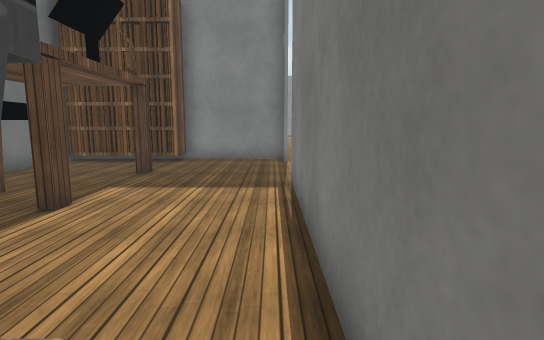
View 1 (above)

16 first-person views from a walk through a Unity game level. The camera is 1.3 m above the floor, tilts 8° down and sees 80° across. The floor is counted in squares, 1 m on a side. Each view is taken from the middle of a square. On the plan, view 1 faces up. The plan holds only what a view shows up to about 14 squares ahead; the rest is blank. The place goes on beyond the plan. Some surface patterns are stand-ins.

View 2
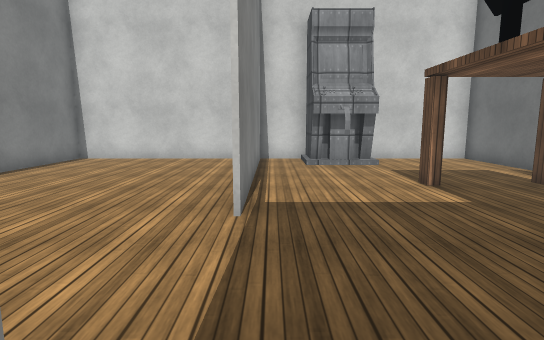

View 3
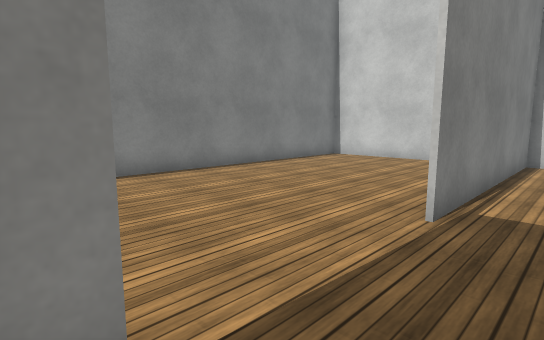

View 4
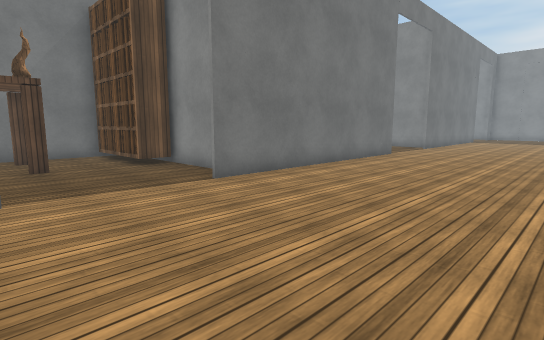

View 5
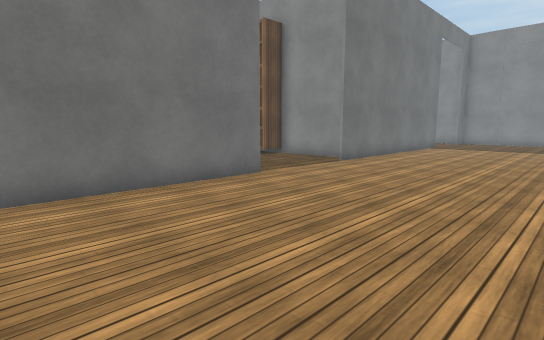

View 6
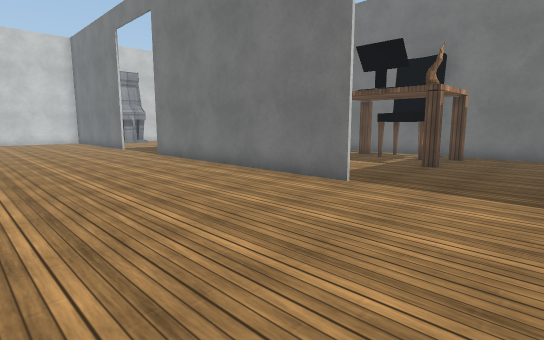

View 7
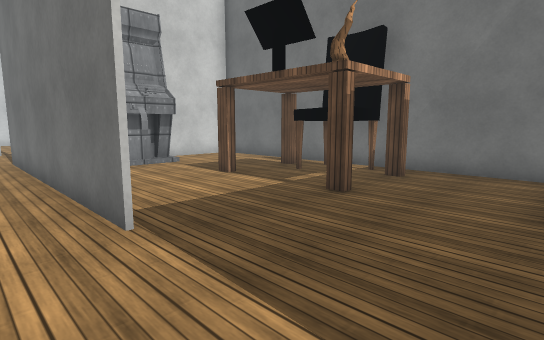

View 8
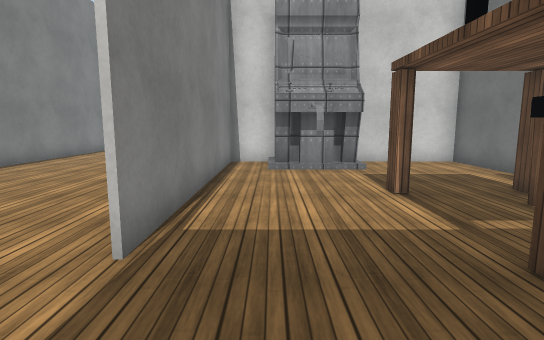

View 9
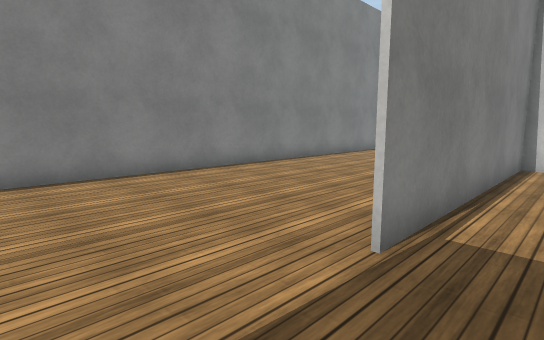

View 10
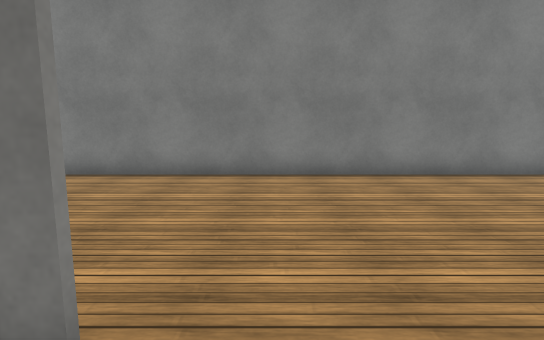

View 11
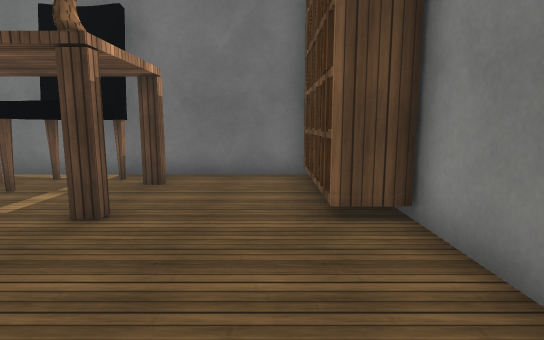

View 12
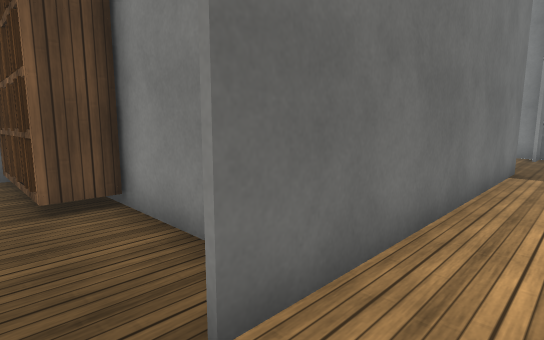

View 13
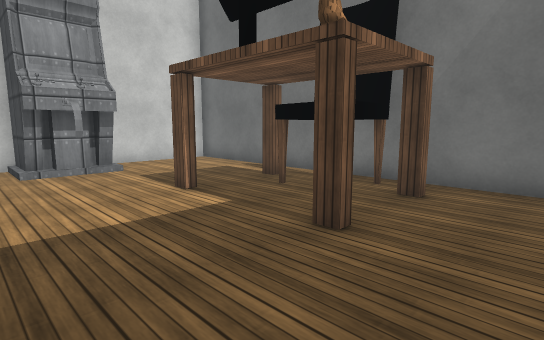

View 14
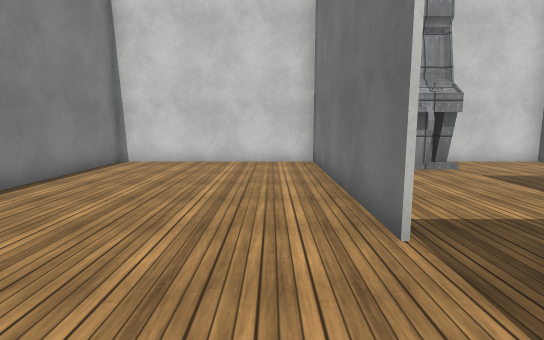

View 15
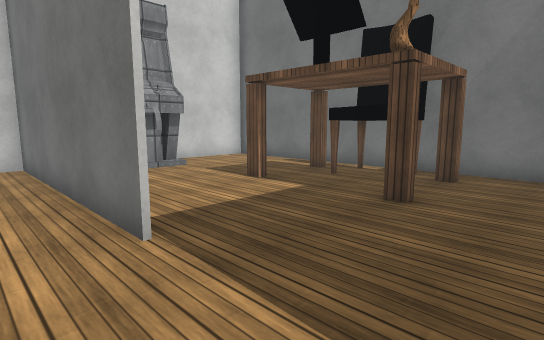

View 16
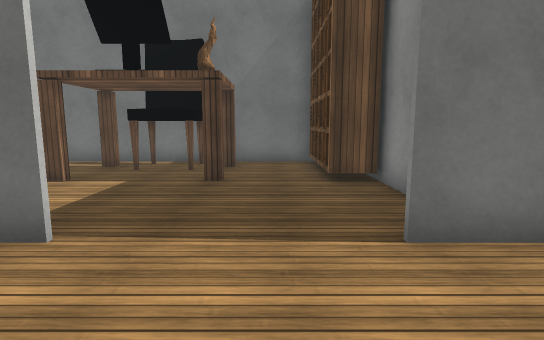

### Floor plan
Points are (right, up) in squares from view 1. A wall is a line through its corners. A room is listed if a view was taken in it or the views show most of it. See-through windows are left out.
Room 1 (views 1, 2, 3, 4, 5, 6, 7, 8, 9, 10, 11, 12, 13, 14, 15, 16)
walls: (-0.5, 12.6) (0.5, 12.6); (0.5, 12.5) (-0.5, 12.5); (0.4, 11.4) (0.4, 21); (0.6, 7.6) (0.6, -0.5); (0.6, 21.1) (0.6, 11.5); (0.4, 24.9) (0.4, 25.4); (-0.1, 26) (-3.5, 26); (-7.4, 24.9) (-7.4, -0.4) (-3.8, -0.4); (-1.4, -0.4) (7.4, -0.4) (7.4, 29.5); (0.4, -0.5) (0.4, 7.5); (0.6, 30.5) (0.6, 25)
ways out: gap at (-6, 21)
objects: bookshelf (-7, 11) to (-3, 12); chair (-7, 19) to (-6, 20); bookshelf (-7, 25) to (-3, 25); other object (-6, 5); other object (-6, 9); other object (-6, 18); other object (-6, 22); machine (-3, 0) to (-1, 2); other object (-3, 5); other object (-3, 9); machine (-3, 13) to (-1, 15); other object (-3, 18); other object (-3, 21) to (-3, 22)

Positions as (right, up) in squares from view 1, and headings:
1: (0, 0), facing up
2: (0, 12), facing down
3: (-1, 12), facing down-right
4: (7, 7), facing up-left
5: (7, 15), facing up-left
6: (7, 25), facing down-left
7: (2, 25), facing down-left
8: (-1, 24), facing down
9: (-1, 24), facing down-right
10: (-1, 24), facing right
11: (1, 24), facing left
12: (2, 24), facing up-left
13: (0, 11), facing down-left
14: (2, 11), facing down
15: (2, 11), facing down-left
16: (4, 10), facing left
